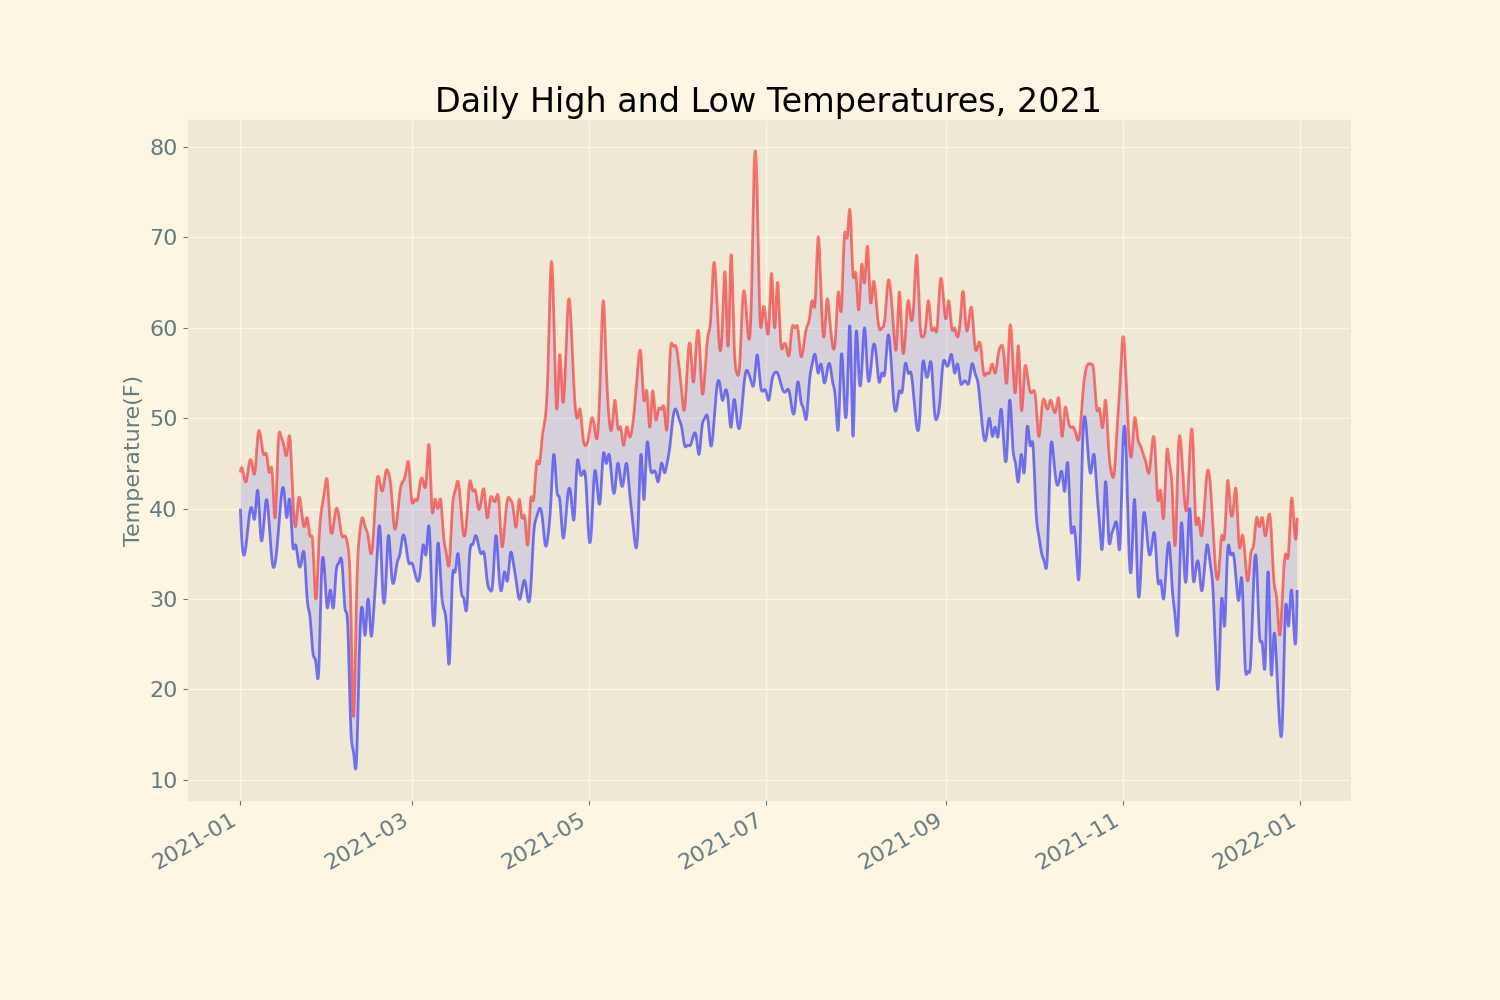

The Python source for this figure:
import csv
from datetime import datetime
from pathlib import Path

import matplotlib.dates as mdates
import matplotlib.pyplot as plt
import numpy as np
from scipy.interpolate import interp1d

path = Path('weather_data_csv/sitka_weather_2021_simple.csv')
lines = path.read_text().splitlines()

reader = csv.reader(lines)
header_row = next(reader)

# 提取日期, 最高温度和最低温度
dates, highs, lows = [], [], []
for row in reader:
    current_date = datetime.strptime(row[2], '%Y-%m-%d')
    high = int(row[4])
    low = int(row[5])
    dates.append(current_date)
    highs.append(high)
    lows.append(low)

# 根据最高温度绘图
plt.style.use('Solarize_Light2')
fig, ax = plt.subplots(figsize=(15, 10))

# 插值并绘制最高温度曲线
date_nums = mdates.date2num(dates)
f_highs = interp1d(date_nums, highs, kind='cubic')
date_nums_interp = np.linspace(date_nums.min(), date_nums.max(), len(dates) * 10)
highs_interp = f_highs(date_nums_interp)
ax.plot(mdates.num2date(date_nums_interp), highs_interp, color='red', alpha=0.5)

# 插值并绘制最低温度曲线
f_lows = interp1d(date_nums, lows, kind='cubic')
lows_interp = f_lows(date_nums_interp)
ax.plot(mdates.num2date(date_nums_interp), lows_interp, color='blue', alpha=0.5)

ax.fill_between(dates, highs, lows, facecolor='blue', alpha=0.1)

# 设置绘制的格式
ax.set_title("Daily High and Low Temperatures, 2021", fontsize=24)
ax.set_xlabel('', fontsize=16)
fig.autofmt_xdate()
ax.set_ylabel("Temperature(F)", fontsize=16)
ax.tick_params(labelsize=16)

plt.savefig('sitka_highs_lows2')
